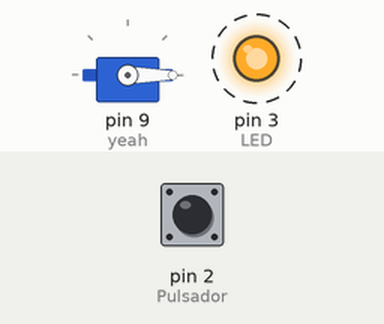
This sketch was run on a simulated Arduino Uno, built with avr-gcc and run on an emulated ATmega328P. On the bench: servo, output pins drawn as LEDs (lit = HIGH). Dashed ring = blinking. The inputs (shaded band) are chosen by the test bench; at power-on: pin 2 (Pulsador) LOW. What the sketch prints to the serial monitor is not drawn.

Above: at 1.5 s.
1.6 s: pin 2 (Pulsador) pulled HIGH for 3.2 s
At 5.8 s:
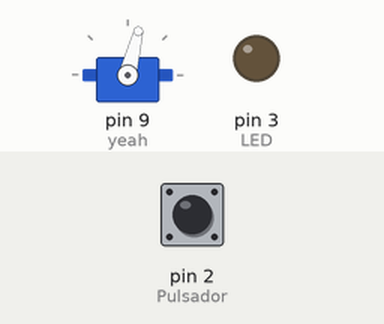
6.3 s: pin 2 (Pulsador) pulled HIGH for 0.4 s
At 7.8 s:
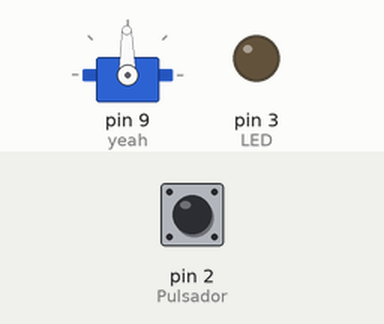
8.2 s: pin 2 (Pulsador) pulled HIGH for 1 s
At 9.8 s:
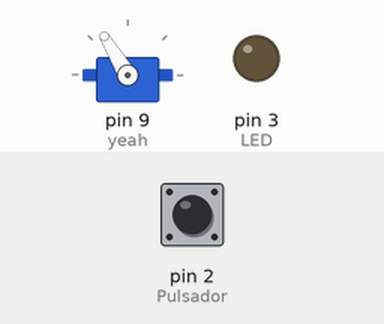
10.7 s: pin 2 (Pulsador) pulled HIGH for 1 s
At 11.8 s:
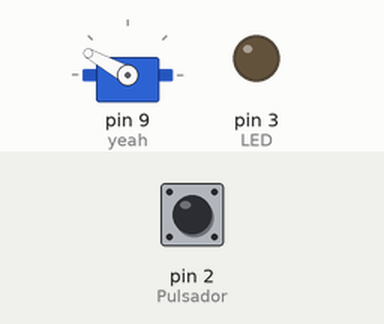
13.2 s: pin 2 (Pulsador) pulled HIGH for 0.4 s
At 13.9 s:
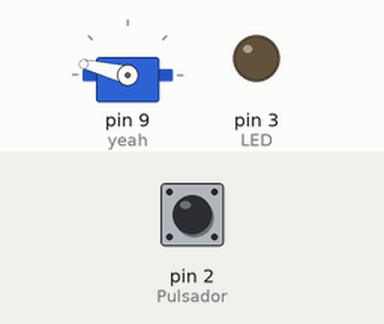
15.1 s: pin 2 (Pulsador) pulled HIGH for 0.4 s
At 15.6 s:
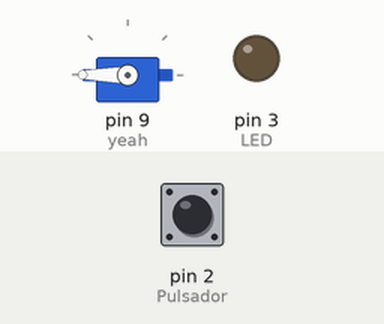
Timing chart, 0 to 19.1 s (numbered marks = the images above; inputs shaded):
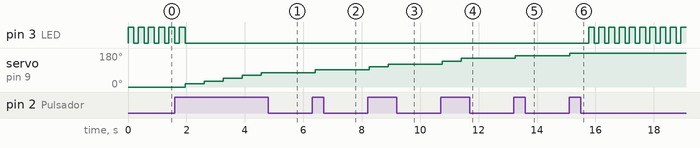

Measured:
- after the input at 1.6 s, pin 3 (LED): goes on until 2.0 s, then stays LOW; servo on pin 9 (yeah): moves from 0° to 76° over 2.6 s, starting after 0.35 s
- after the input at 6.3 s, servo on pin 9 (yeah): 76° → 91° after 0.10 s
- after the input at 8.2 s, servo on pin 9 (yeah): 91° → 106° after 0.06 s, → 121° 0.65 s later
- after the input at 10.7 s, servo on pin 9 (yeah): 121° → 136° after 0.06 s, → 151° 0.65 s later
- after the input at 13.2 s, servo on pin 9 (yeah): 151° → 166° after 0.06 s
- after the input at 15.1 s, pin 3 (LED): alternates HIGH for 0.20 s and LOW for 0.15 s, starting after 0.66 s; servo on pin 9 (yeah): 166° → 180° at once
- by itself, pin 3 (LED): alternates HIGH for 0.20 s and LOW for 0.15 s

The sketch:

Servo1.ino
```cpp
#include <Servo.h>

Servo yeah;

const int Pulsador = 2;
const int LED = 3;

int value = 0;
int pos = 1;
int x = 0;
int p = 0;

void setup() {
  Serial.begin(9600);
  pinMode(Pulsador, INPUT);
  pinMode(LED, OUTPUT);
  yeah.attach(9);
}

void inicio() {
  pos = 0;
  yeah.write(pos);
}


void loop() {


  if (p == 0) {
    inicio();
  }

  value = digitalRead(Pulsador);
  pos = yeah.read();


  if (pos == 0) {
    x = 15;
    pos = 1;
    digitalWrite(LED, HIGH);
    Serial.print("Alerta");
    delay(200);
  }

  if (pos == 180) {
    x = -15;
    pos = 179;
    digitalWrite(LED, HIGH);
    delay(200);
  }

  digitalWrite(LED, LOW);

  Serial.print(pos);

  if ((value == HIGH) && (pos < 180) && (pos > 0)) {
    Serial.println("Encendido");
    yeah.write(pos + x);
    pos = yeah.read();

    delay(500);
    Serial.println(pos);

  }

  p++;

  delay(150);


}
```
